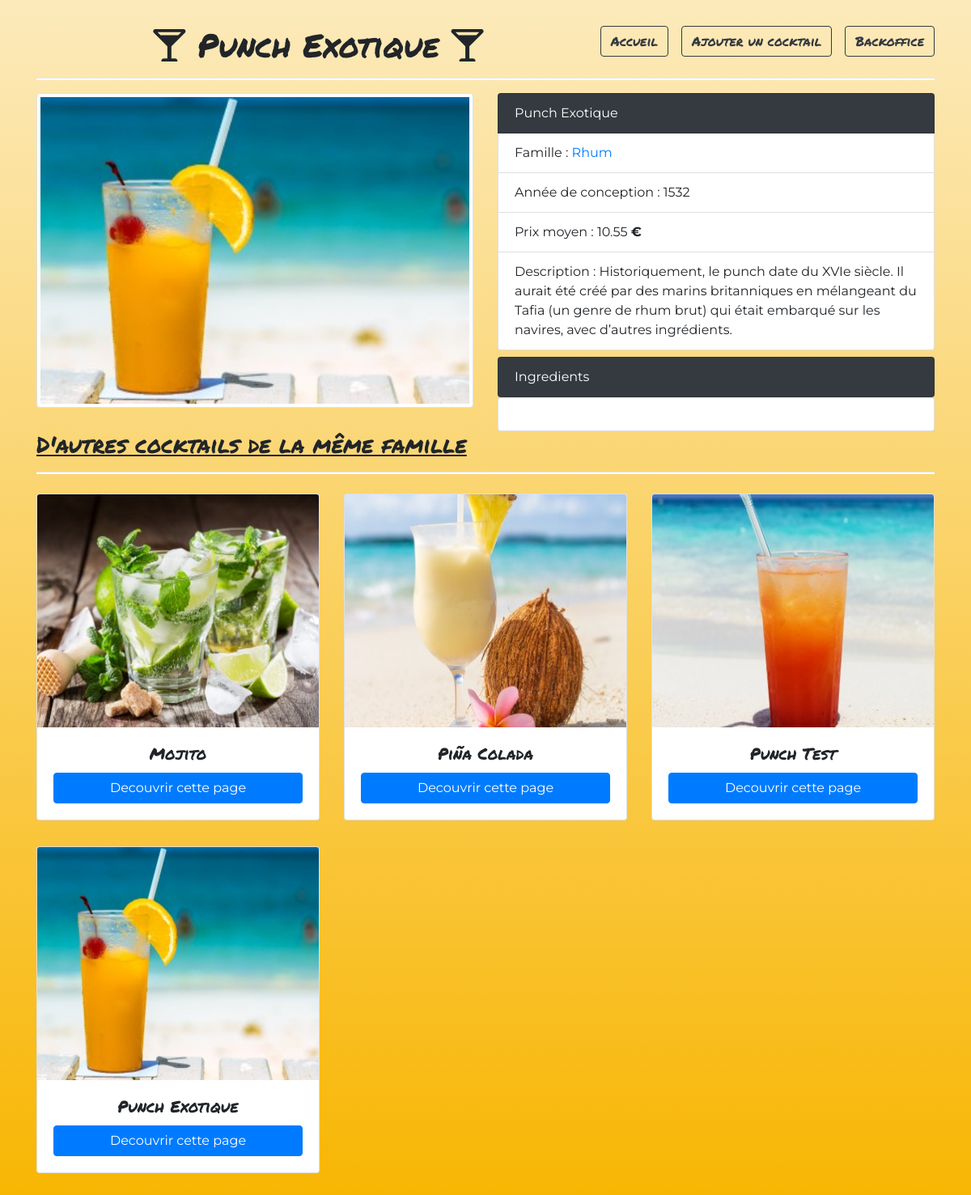
Page /detailsCocktail.php?id=7 on the committed database.
### tables this page shows
CREATE TABLE `Cocktail` (
  `id` int(11) NOT NULL,
  `nom` varchar(255) NOT NULL,
  `description` text NOT NULL,
  `urlPhoto` varchar(255) NOT NULL,
  `dateConception` date NOT NULL,
  `prixMoyen` float NOT NULL,
  `idFamille` int(11) NOT NULL
);

CREATE TABLE `Famille` (
  `id` int(11) NOT NULL,
  `nomFamille` varchar(255) NOT NULL
);

### detailsCocktail.php (called while the page is built, shortened)
<?php
require 'models/cocktail.php';
$infosCocktail = detailsCocktails($_GET['id']);
$proposition = propositionFamille($infosCocktail['nomFamille']);
include 'templates/detailsCocktail.phtml';

### models/cocktail.php (called while the page is built, shortened)
<?php
function detailsCocktails($id){
    $pdo = connectToDatabase();
    $query = $pdo->prepare("
    Select
        cocktail.id, nom, nomFamille, idFamille, description, urlPhoto, Year(dateConception) As dateConception, prixMoyen
    From cocktail
    INNER JOIN Famille ON famille.id = cocktail.idFamille
    WHERE cocktail.id = ?
    ");
    $query->execute( [$id] );
    return $query->fetch(PDO::FETCH_ASSOC);
}
function propositionFamille( $nomFamille ){
    $pdo = connectToDatabase();
    $query = $pdo->prepare("
        Select nom, cocktail.id, nomFamille, urlPhoto
        From cocktail
        INNER JOIN Famille ON famille.id = cocktail.idFamille
        WHERE nomFamille = ?
    ");
    $query->execute( [$nomFamille] );
    return $query->fetchAll(PDO::FETCH_ASSOC);
}

### templates/detailsCocktail.phtml (the view, shortened to what this page needs)
<!DOCTYPE html>
<html lang="fr">
<head>
      <link rel="stylesheet" href="https://cdnjs.cloudflare.com/ajax/libs/twitter-bootstrap/4.4.1/css/bootstrap.min.css">
      <link rel="stylesheet" href="assets/css/cocktails.css">
      <link rel="stylesheet" href="https://cdnjs.cloudflare.com/ajax/libs/font-awesome/5.15.2/css/all.min.css" />
</head>
<body class="container">
      <nav">
            <h1>
                  <i class="fas fa-glass-martini-alt"></i>
                  <?= $infosCocktail['nom'] ?>
                  <i class="fas fa-glass-martini-alt"></i>
                  <?php include 'inc/nav.phtml'; ?>
            </h1>
            <hr style="height: 2px; background-color: white">
            <main class="row">
                  <div class="col-sm-6">
                        <img src="assets/images/cocktails/<?= $infosCocktail['urlPhoto'] ?>" alt="Image du cocktail : <?= $infosCocktail['nom'] ?>" class="w-100 img-thumbnail">
                  </div>
                  <div class="col-sm-6">
                        <ul class="list-group">
                              <li class="list-group-item bg-dark text-white"><?= $infosCocktail['nom'] ?></li>
                              <li class="list-group-item">Famille : <a href="index.php?famille=<?= $infosCocktail['nomFamille'] ?>"><?= $infosCocktail['nomFamille'] ?></a></li>
                              <li class="list-group-item">Année de conception : <?= $infosCocktail['dateConception'] ?></li>
                              <li class="list-group-item">Prix moyen : <?= $infosCocktail['prixMoyen'] ?> <b>€</b></li>
                              <li class="list-group-item">Description : <?= $infosCocktail['description'] ?></li>
                        </ul>
                        <ul class="list-group mt-2">
                              <li class="list-group-item bg-dark text-white">Ingredients</li>
                        </ul>
                        <div class="card card-body">
                        </div>
                  </div>
      <div class="col-sm-12">
      <h3>D'autres cocktails de la même famille </h3>
      <hr style="height: 2px; background-color: white">
      </div>
                  <?php foreach ($proposition as $detailFam) { ?>
                        <div class="col-4 mt-2">
                              <div class="card mb-4">
                                    <img class="card-img-top" style="height: 18rem;" src="assets/images/cocktails/<?= $detailFam['urlPhoto'] ?>" alt="Card image cocktail">
                                    <div class="card-body">
                                          <h5 class="card-title"><?= $detailFam['nom'] ?></h5>
                                          <a href="detailsCocktail.php?id=<?= $detailFam['id'] ?>" class="w-100 btn btn-primary">Decouvrir cette page</a>
                                    </div>
                              </div>
                        </div>
                  <?php } ?>
            </main>
</body>
</html>

### assets/css/cocktails.css (style rules this page uses)
* { box-sizing: border-box; }
body { background: linear-gradient(to bottom, #fceabb, #f8b500); font-family: Montserrat, sans-serif; max-width: 1024px; min-height: 100vh; padding: 2rem 0; }
h1,h5 { text-align: center; font-family: 'Permanent Marker', cursive; }
h3 { font-family: 'Permanent Marker', cursive; text-decoration: underline; }
main { display: flex; flex-wrap: wrap; justify-content: space-between; }

### rows in the picture
cocktail: nom "Punch Exotique", urlPhoto (picture), idFamille.nomFamille "Rhum", prixMoyen "10.55", description "Historiquement, le punch date du XVIe siècle. Il aurait été créé par des marins britanniques en mélangeant du Tafia (un genre de rhum brut) qui était embarqué sur les navires, avec d’autres ingrédients."
cocktail: urlPhoto (picture), nom "Mojito"
cocktail: urlPhoto (picture), nom "Piña Colada"
cocktail: urlPhoto (picture), nom "Punch Test"

### other values in the picture
$infosCocktail['dateConception'] "1532"
